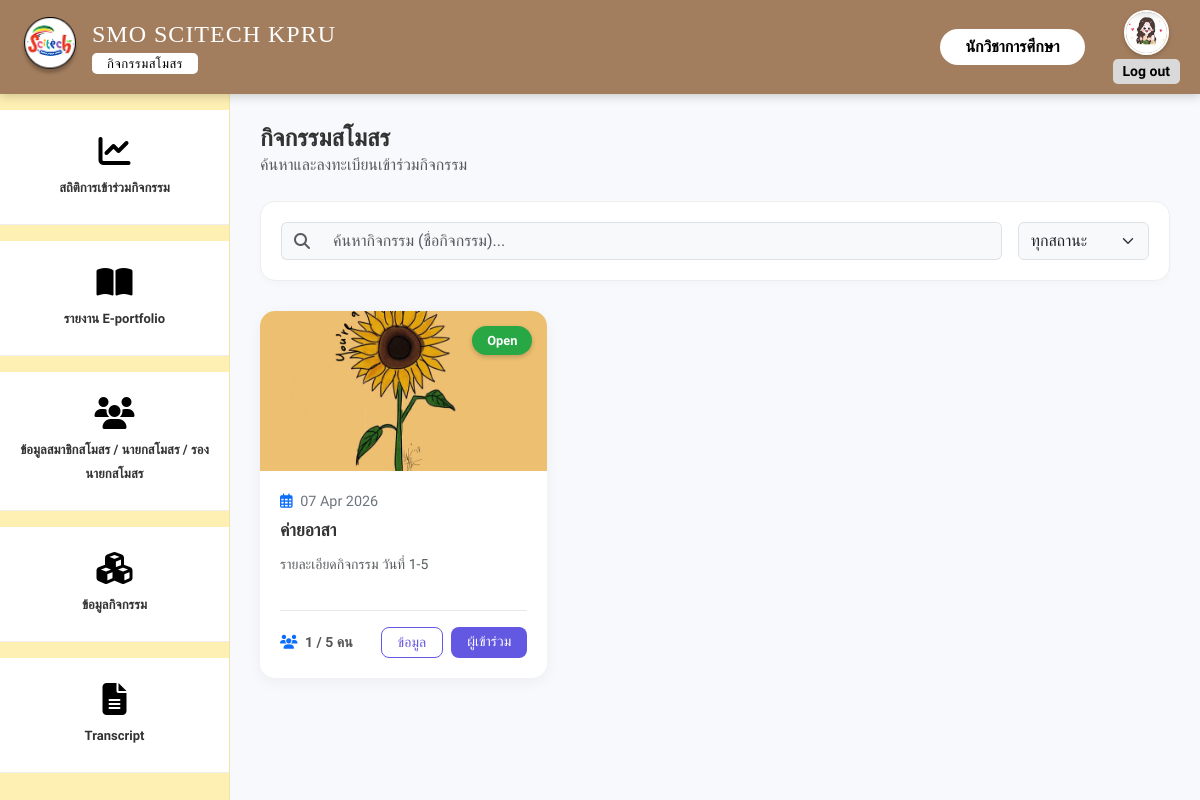
Screenshot of /admin_activity.php (signed in) with the database file from the repository.
### tables this page shows
CREATE TABLE `users` (
  `user_id` int(11) NOT NULL,
  `first_name` varchar(100) NOT NULL,
  `last_name` varchar(100) NOT NULL,
  `profile_image` varchar(255) DEFAULT 'default.png',
  `idstudent` varchar(191) DEFAULT NULL,
  `email` varchar(255) DEFAULT NULL,
  `phone` varchar(20) DEFAULT NULL COMMENT 'เบอร์โทรศัพท์',
  `about_me` text DEFAULT NULL,
  `password` varchar(255) NOT NULL,
  `academic_year` varchar(4) DEFAULT NULL,
  `year_level` varchar(50) DEFAULT NULL,
  `department` varchar(100) DEFAULT NULL,
  `reset_token` varchar(255) DEFAULT NULL,
  `reset_expiry` datetime DEFAULT NULL,
  `status` enum('active','inactive') NOT NULL DEFAULT 'active',
  `userrole` enum('executive','academic_officer','club_president','club_member') DEFAULT NULL,
  `membership_status` enum('member','no_member') NOT NULL DEFAULT 'no_member',
  `created_at` timestamp NOT NULL DEFAULT current_timestamp(),
  `deleted_at` datetime DEFAULT NULL,
  `hard_skill_computer` varchar(255) DEFAULT NULL,
  `comp_level` varchar(50) DEFAULT NULL,
  `hard_skill_lang` varchar(255) DEFAULT NULL,
  `lang_listen` varchar(50) DEFAULT NULL,
  `lang_speak` varchar(50) DEFAULT NULL,
  `lang_read` varchar(50) DEFAULT NULL,
  `lang_write` varchar(50) DEFAULT NULL
);

CREATE TABLE `activities` (
  `activity_id` int(11) NOT NULL,
  `title` varchar(255) NOT NULL,
  `description` text DEFAULT NULL,
  `location` varchar(255) DEFAULT NULL,
  `start_date` datetime NOT NULL,
  `end_date` datetime NOT NULL,
  `hours_count` int(11) DEFAULT 0 COMMENT 'จำนวนชั่วโมงกิจกรรม (สำหรับ Transcript กยศ.)',
  `cover_image` varchar(255) DEFAULT NULL,
  `status` enum('open','closed','completed') NOT NULL DEFAULT 'open',
  `created_by` int(11) NOT NULL COMMENT 'Link to users.user_id (ผู้สร้างกิจกรรม)',
  `created_at` timestamp NOT NULL DEFAULT current_timestamp(),
  `updated_at` timestamp NOT NULL DEFAULT current_timestamp() ON UPDATE current_timestamp(),
  `allowed_year_level` text DEFAULT NULL COMMENT 'ชั้นปีที่อนุญาตให้เข้าร่วม',
  `allowed_academic_year` text DEFAULT NULL COMMENT 'ปีการศึกษาที่อนุญาต',
  `allowed_department` text DEFAULT NULL COMMENT 'สาขาวิชาที่อนุญาต'
);

### admin_activity.php (the view, shortened to what this page needs)
<?php
include 'db.php';
$user_id = $_SESSION['user_id'];
$stmt_profile = $conn->prepare("SELECT profile_image FROM users WHERE user_id = ?");
$stmt_profile->bind_param("i", $user_id);
$stmt_profile->execute();
$res_profile = $stmt_profile->get_result();
$user_data = $res_profile->fetch_assoc();
$profile_image = !empty($user_data['profile_image']) ? $user_data['profile_image'] : 'default.png';
$sql = "SELECT a.*,
        (SELECT SUM(capacity) FROM activity_tasks WHERE activity_id = a.activity_id) as total_capacity,
        (SELECT COUNT(*) FROM activity_registrations WHERE activity_id = a.activity_id AND registration_status != 'cancelled') as current_registrations
        FROM activities a
        ORDER BY a.start_date DESC";
$result = $conn->query($sql);
?>
<!DOCTYPE html>
<html lang="th">
<head>
    <link href="https://cdn.jsdelivr.net/npm/bootstrap@5.3.0/dist/css/bootstrap.min.css" rel="stylesheet">
    <link href="https://cdnjs.cloudflare.com/ajax/libs/font-awesome/6.4.0/css/all.min.css" rel="stylesheet">
</head>
<body>
    <div class="wrapper">
        <nav class="top-navbar">
            <div class="brand-section">
                <img src="img/logo.png" alt="Logo" class="brand-logo">
                <div style="display: flex; flex-direction: column; align-items: flex-start; line-height: 1.2;">
                    <span class="brand-name">SMO SCITECH KPRU</span>
                    <span class="text-page-pill-btn mt-1">กิจกรรมสโมสร</span>
                </div>
            </div>
            <div class="d-flex align-items-center">
                <span class="d-none d-sm-block fw-bold me-2 login-pill-btn">
                    <?php echo htmlspecialchars($_SESSION['first_name'] ?? 'ผู้ใช้งาน'); ?>
                </span>
                <div class="logout-area">
                    <a href="user_management.php">
                        <img src="uploads/profiles/<?php echo htmlspecialchars($profile_image); ?>" alt="Profile"
                             style="width: 45px; height: 45px; border-radius: 50%; object-fit: cover; border: 2px solid white; box-shadow: 0 2px 5px rgba(0,0,0,0.2);">
                    </a>
                    <a href="logout.php" class="logout-text mt-1">Log out</a>
                </div>
            </div>
        </nav>
        <div class="main-wrapper">
            <aside class="sidebar">
               <a href="admin_report_activity.php" class="sidebar-item mt-3 mb-3">
                    <i class="fa-solid fa-chart-line"></i>
                    <span>สถิติการเข้าร่วมกิจกรรม</span>
                </a>
                <a href="admin_e-portfolio.php" class="sidebar-item mb-3">
                    <i class="fa-solid fa-book-open"></i>
                    <span>รายงาน E-portfolio</span>
                </a>
                <?php if (isset($_SESSION['userrole']) && $_SESSION['userrole'] === 'academic_officer'): ?>
                <a href="admin_user_management.php" class="sidebar-item mb-3">
                     <i class="fa-solid fa-users"></i>
                   <span>ข้อมูลสมาชิกสโมสร / นายกสโมสร / รองนายกสโมสร </span>
                </a>
                <?php endif; ?>
                <a href="admin_activity.php" class="sidebar-item mb-3">
                    <i class="fa-solid fa-cubes"></i>
                    <span>ข้อมูลกิจกรรม</span>
                </a>
                <?php if (isset($_SESSION['userrole']) && in_array($_SESSION['userrole'], ['academic_officer', 'club_president'])): ?>
                <a href="admin_transcript.php" class="sidebar-item">
                    <i class="fa-solid fa-file-lines"></i>
                    <span>Transcript</span>
                </a>
                <?php endif; ?>
            </aside>
            <main class="content-area">
                <div class="d-flex justify-content-between align-items-center mb-4 header-section">
                    <div>
                        <h4 class="fw-bold mb-0" style="color: #333;">กิจกรรมสโมสร</h4>
                        <p class="text-muted mb-0">ค้นหาและลงทะเบียนเข้าร่วมกิจกรรม</p>
                    </div>
                </div>
                <div class="search-container">
                    <div class="row g-3">
                        <div class="col-md-9 col-lg-10">
                            <div class="input-group">
                                <span class="input-group-text bg-light border-end-0"><i class="fa fa-search text-muted"></i></span>
                                <input type="text" id="searchInput" class="form-control bg-light border-start-0" placeholder="ค้นหากิจกรรม (ชื่อกิจกรรม)...">
                            </div>
                        </div>
                        <div class="col-md-3 col-lg-2">
                            <select id="statusFilter" class="form-select bg-light">
                                <option value="all" selected>ทุกสถานะ</option>
                            </select>
                        </div>
                    </div>
                </div>
                <div class="row row-cols-1 row-cols-md-2 row-cols-xl-3 g-4">
                    <?php if ($result && $result->num_rows > 0): ?>
                        <?php while($row = $result->fetch_assoc()):
                            $cover_img = !empty($row['cover_image']) ? 'uploads/covers/' . $row['cover_image'] : '';
                            $status_class = 'status-open';
                            $status_text = ucfirst($row['status']);
                            $gradients = [
                                'linear-gradient(45deg, #A37E5E, #C7A68C)',
                                'linear-gradient(45deg, #8E7057, #B4967C)',
                                'linear-gradient(45deg, #6358E1, #8B83E6)',
                                'linear-gradient(45deg, #FEEFB3, #F2D575)'
                            ];
                            $current_gradient = $gradients[$row['activity_id'] % 4];
                        ?>
                        <div class="col activity-item" data-status="<?php echo $status_text; ?>">
                            <div class="activity-card">
                                <div class="card-img-top-custom" style="<?php echo $cover_img ? "background: url('$cover_img') center/cover;" : "background: $current_gradient;"; ?>">
                                    <span class="status-badge <?php echo $status_class; ?>">
                                        <?php echo $status_text; ?>
                                    </span>
                                </div>
                                <div class="card-body-custom">
                                    <div class="activity-info">
                                        <i class="far fa-calendar-alt text-primary me-1"></i>
                                        <?php echo date('d M Y', strtotime($row['start_date'])); ?>
                                    </div>
                                    <div class="activity-title text-truncate" title="<?php echo htmlspecialchars($row['title']); ?>">
                                        <?php echo htmlspecialchars($row['title']); ?>
                                    </div>
                                    <p class="text-muted small mb-3" style="height: 40px; overflow: hidden; display: -webkit-box; -webkit-line-clamp: 2; -webkit-box-orient: vertical;">
                                        <?php echo htmlspecialchars($row['description']); ?>
                                    </p>
                                    <div class="mt-auto">
                                        <hr class="mt-0 mb-3" style="opacity: 0.1;">
                                        <div class="d-flex justify-content-between align-items-center">
                                            <span class="fw-bold" style="font-size: 14px; color: #555;">
                                                <i class="fas fa-users me-1 text-primary"></i>
                                                <?php echo $row['current_registrations']; ?> / <?php echo ($row['total_capacity'] ?? 0); ?> คน
                                            </span>
                                            <div class="d-flex gap-2">
                                                <?php if ($_SESSION['userrole'] === 'club_president'): ?>
                                                    <a href="admin_edit_activity.php?id=<?php echo $row['activity_id']; ?>" class="btn btn-outline-custom btn-sm px-3">
                                                        แก้ไข
                                                    </a>
                                                    <a href="admin_manage_activity.php?id=<?php echo $row['activity_id']; ?>" class="btn btn-purple-custom btn-sm px-3">
                                                        จัดการ
                                                    </a>
                                                <?php else: ?>
                                                    <a href="admin_edit_activity.php?id=<?php echo $row['activity_id']; ?>" class="btn btn-outline-custom btn-sm px-3">
                                                        ข้อมูล
                                                    </a>
                                                    <a href="admin_manage_activity.php?id=<?php echo $row['activity_id']; ?>" class="btn btn-purple-custom btn-sm px-3">
                                                        ผู้เข้าร่วม
                                                    </a>
                                                <?php endif; ?>
                                            </div>
                                        </div>
                                    </div>
                                </div>
                            </div>
                        </div>
                        <?php endwhile; ?>
                    <?php endif; ?>
                </div>
            </main>
        </div>
    </div>
</body>
</html>

### admin_activity.php (style rules this page uses)
:root { --top-bar-bg: #A37E5E; --yellow-sidebar: #FEEFB3; --light-bg: #F8F9FC; --btn-blue: #6358E1; }
body, html { height: 100%; margin: 0; font-family: 'Sarabun', sans-serif; background-color: var(--light-bg); overflow-x: hidden; }
.wrapper { display: flex; flex-direction: column; min-height: 100vh; }
.top-navbar { background-color: var(--top-bar-bg); min-height: 80px; display: flex; align-items: center; padding: 10px 20px; justify-content: space-between; color: white; box-shadow: 0 2px 10px rgba(0, 0, 0, 0.2); z-index: 100; position: sticky; top: 0; }
.brand-section { display: flex; align-items: center; gap: 12px; }
.brand-logo { width: 60px; height: 60px; }
.brand-name { font-size: clamp(16px, 4vw, 24px); font-family: serif; letter-spacing: 1px; white-space: nowrap; }
.login-pill-btn { background: white; color: black; padding: 6px 25px; border-radius: 50px; text-decoration: none; font-weight: bold; font-size: 16px; transition: 0.3s; }
.text-page-pill-btn { background: white; color: black; padding: 3px 15px; border-radius: 5px; text-decoration: none; font-size: 13px; letter-spacing: 0.5px; font-weight: 500; }
.logout-area { text-align: center; margin-left: 20px; }
.logout-text { color: #000; font-weight: bold; text-decoration: none; font-size: 14px; background: #D9D9D9; padding: 2px 10px; border-radius: 5px; display: block; }
.main-wrapper { display: flex; flex: 1; position: relative; }
.sidebar { width: 230px; background-color: var(--yellow-sidebar); flex-shrink: 0; display: flex; flex-direction: column; border-right: 1px solid rgba(0, 0, 0, 0.05); transition: 0.3s ease-in-out; z-index: 99; }
.sidebar-item { background: white; padding: 25px 10px; text-align: center; border-bottom: 1px solid #eee; text-decoration: none; color: #333; display: block; transition: all 0.3s ease; }
.sidebar-item i { font-size: 32px; display: block; margin-bottom: 8px; color: #000; }
.sidebar-item span { font-weight: bold; font-size: 13px; }
.content-area { flex-grow: 1; padding: 30px; display: flex; flex-direction: column; }
.search-container { background: white; padding: 20px; border-radius: 15px; box-shadow: 0 4px 6px rgba(0, 0, 0, 0.02); margin-bottom: 30px; border: 1px solid #eee; }
.activity-card { border: none; border-radius: 15px; overflow: hidden; transition: transform 0.3s, box-shadow 0.3s; box-shadow: 0 4px 15px rgba(0, 0, 0, 0.05); background: white; height: 100%; display: flex; flex-direction: column; }
.card-img-top-custom { height: 160px; background: linear-gradient(45deg, #A37E5E, #D7B79E); position: relative; }
.status-badge { position: absolute; top: 15px; right: 15px; padding: 5px 15px; border-radius: 20px; font-size: 0.8rem; font-weight: bold; color: white; box-shadow: 0 2px 5px rgba(0,0,0,0.2); }
.status-open { background-color: #28a745; }
.card-body-custom { padding: 20px; flex-grow: 1; display: flex; flex-direction: column; }
.activity-title { font-weight: bold; font-size: 1.1rem; margin-bottom: 10px; color: #333; }
.activity-info { font-size: 0.9rem; color: #6c757d; margin-bottom: 5px; }
.btn-purple-custom { background-color: var(--btn-blue); color: white; border: none; border-radius: 8px; transition: 0.3s; }
.btn-outline-custom { border: 1px solid var(--btn-blue); color: var(--btn-blue); border-radius: 8px; transition: 0.3s; background: transparent; }

### rows the page displays
users: profile_image (picture)
activities: cover_image (picture), status "Open", start_date "07 Apr 2026", title "ค่ายอาสา", description "รายละเอียดกิจกรรม วันที่ 1-5", current_registrations "1", total_capacity "5"

### other values shown
$_SESSION['first_name'] "นักวิชาการศึกษา"
